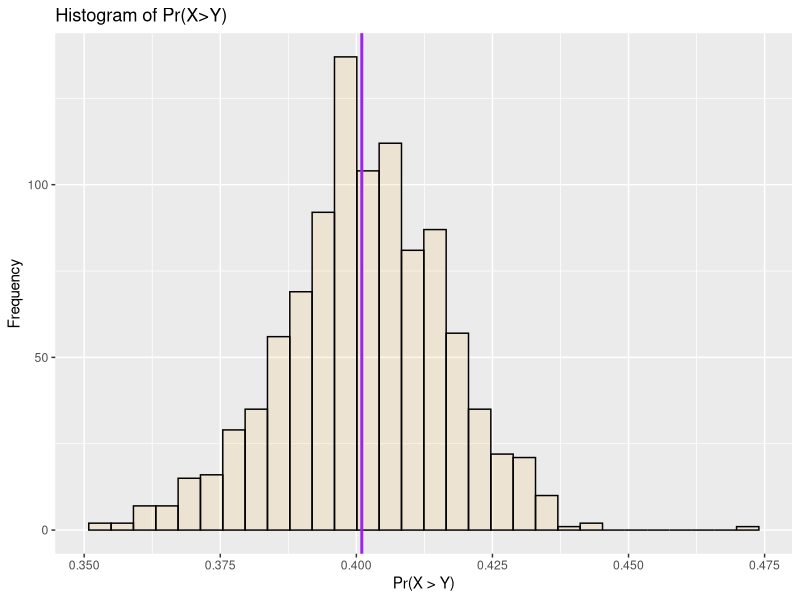

R code for this plot: (Note: this script raises an error after producing the figure.)
# Group project
# Monte Carlo simulation

library(tidyverse)
library(doParallel)
library(parallel)
# Question 1 - Compute the probability

# Simulate the observed data
set.seed(45214)           # for reproducibility
N <- 1000                 # Specify the number of datasets to be simulated
x <- rnorm(N,4,sqrt(10))  # create the "observed" data for x
y <- runif(N,2,8)         # create the "observed" data for y

# calculate the probability
p <- sum(x > y)/N
print(p)

#------------------------------

#Question 2 - Bootstrapping

# create data
regData <- data.frame(x,y)

# Define a function called BootStrap for bootstrapping
# with variables inputData and nBoot
BootStrap <- function(inputData, nBoot){
  
  set.seed(56337)   # for reproducibility
  bootResults <- array(dim=c(nBoot, 1))  # results
  
  # Loop across all samples
  for(i in 1:nBoot){
    
    # resample our data with replacement
    bootData <- inputData[sample(1:nrow(inputData), nrow(inputData), replace = T),]
    
    # find the number for X>Y
    tot <- sum(bootData[,1] > bootData[,2])
    
    # Store results
    bootResults[i] <- tot/nrow(inputData)
    
  }
  
  bootResults
  
} # end of function


# derive the sample variance
sample_distri <- BootStrap(regData,nBoot = 1000)

# Plot the histogram
ggplot(data.frame(sample_distri)) +
  geom_histogram(aes(sample_distri), colour = "black", fill = "orange", alpha = 0.1) +
  geom_vline(xintercept = p, col="purple", lwd=1) +
  ggtitle("Histogram of Pr(X>Y)") +
  xlab("Pr(X > Y)") +
  ylab("Frequency") 


#-----------------------------

# Question 3 - how sample variance varies with No. of simulations



# Loop through varying numbers of MC simulations
# from 5 to 200
nSim <- seq(5, 200)

# Non - parallelised version
# Create empty data frame to append estimations to
sample_var_final <- data.frame(number_of_simulations = nSim, variance = rep(NA, length(nSim)))

for (k in nSim){
  
  # Simulate observed data
  set.seed(45214)           # for reproducibility
  x <- rnorm(k,4,sqrt(10))  # create the "observed" data for x
  y <- runif(k,2,8)         # create the "observed" data for y
  regData2 <- data.frame(x,y)
  
  # Bootstrapping to derive each sampling distribution
  # for number of MC simulations with value k
  sample_distri <- BootStrap(regData2,nBoot = 1000)
  
  # Store variance of sample distribution for this iteration
  
  sample_var_final[which(sample_var_final$number_of_simulations == k),]$variance <- var(sample_distri)
}


# Parallelise
nCores <- detectCores() # no. of cores
cl <- makeCluster(spec = nCores, type = "PSOCK")
registerDoParallel(cl)


sample_var_final <- foreach(k = nSim, .combine='rbind', .multicombine=TRUE) %dopar% {
  set.seed(45214)           # for reproducibility
  x <- rnorm(k,4,sqrt(10))  # create the "observed" data for x
  y <- runif(k,2,8)         # create the "observed" data for y
  regData2 <- data.frame(x,y)
  sample_distri <- BootStrap(regData2,nBoot = 1000)
  number_of_simulations <- k
  variance <- var(sample_distri)
  data.frame(number_of_simulations, variance)
}

stopCluster(cl)

# build the linear model for inverse sample variance and number of MC simulations
mdl <- lm(1/variance ~ number_of_simulations, data = sample_var_final)

# Plot the graph of variance against number of simulations
ggplot(sample_var_final) +
  geom_point(aes(x = number_of_simulations, y = 1/variance), colour = "orange") +
  xlab("Number of Monte Carlo simulations") +
  ylab("Inverse variance of sample distribution") +
  ggtitle("Sample variance against number of simulations") +
  geom_abline(aes(intercept=mdl$coefficients[1],slope=mdl$coefficients[2]))

ggplot(sample_var_final) +
  geom_point(aes(x = number_of_simulations, y = variance), colour = "orange") +
  geom_smooth(aes(x = number_of_simulations,y = variance), se = FALSE) +
  xlab("Number of Monte Carlo simulations") +
  ylab("Variance of sample distribution") +
  ggtitle("Sample variance against number of simulations")





# Test run times
times <- rep(NA,10)

for(i in 1:10){
  
  start <- Sys.time()
  for (k in nSim){
    
    # Simulate observed data
    set.seed(45214)           # for reproducibility
    x <- rnorm(k,4,sqrt(10))  # create the "observed" data for x
    y <- runif(k,2,8)         # create the "observed" data for y
    regData2 <- data.frame(x,y)
    
    # Bootstrapping to derive each sampling distribution
    # for number of MC simulations with value k
    sample_distri <- BootStrap(regData2,nBoot = 1000)
    
    # Store variance of sample distribution for this iteration
    
    sample_var_final[which(sample_var_final$number_of_simulations == k),]$variance <- var(sample_distri)
  }
  end <- Sys.time()
  times[i] <- end-start
}
avgNP <- mean(times)


# Parallelise
times <- rep(NA,10)
for (i in 1:10){
  nCores <- detectCores() # no. of cores
  cl <- makeCluster(spec = nCores, type = "PSOCK")
  registerDoParallel(cl)
  
  start <- Sys.time()
  sample_var_final <- foreach(k = nSim, .combine='rbind', .multicombine=TRUE) %dopar% {
    set.seed(45214)           # for reproducibility
    x <- rnorm(k,4,sqrt(10))  # create the "observed" data for x
    y <- runif(k,2,8)         # create the "observed" data for y
    regData2 <- data.frame(x,y)
    sample_distri <- BootStrap(regData2,nBoot = 1000)
    number_of_simulations <- k
    variance <- var(sample_distri)
    data.frame(number_of_simulations, variance)
  }
  end <- Sys.time()
  times[i] <- end-start
  stopCluster(cl)
}
avgP <- mean(times)
